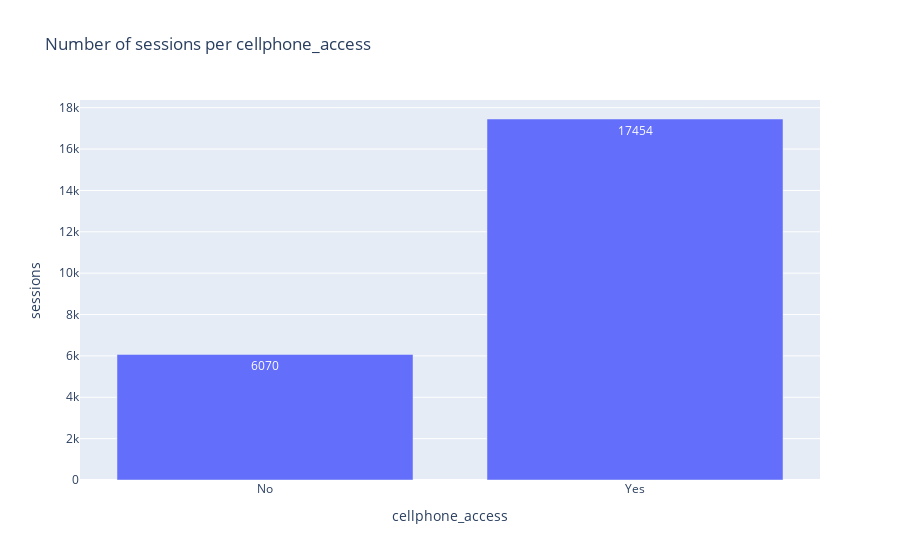

Notebook code cell kept with this figure:
### Code cell
plot_sessions_per_group(df, 'cellphone_access')

#HSGHSHVS

### Figure 1 — Plotly figure (JSON) as saved in the notebook; plotly's stock layout.template omitted (floating-point values rounded to 4 significant figures)
{"data": [{"alignmentgroup": "True", "hovertemplate": "cellphone_access=%{x}<br>sessions=%{text}<extra></extra>", "legendgroup": "", "marker": {"color": "#636efa", "pattern": {"shape": ""}}, "name": "", "offsetgroup": "", "orientation": "v", "showlegend": false, "text": [6070, 17454], "textposition": "auto", "type": "bar", "x": ["No", "Yes"], "xaxis": "x", "y": [6070, 17454], "yaxis": "y"}], "layout": {"barmode": "relative", "legend": {"tracegroupgap": 0}, "title": {"text": "Number of sessions per cellphone_access"}, "xaxis": {"anchor": "y", "domain": [0, 1], "title": {"text": "cellphone_access"}}, "yaxis": {"anchor": "x", "domain": [0, 1], "title": {"text": "sessions"}}}}
